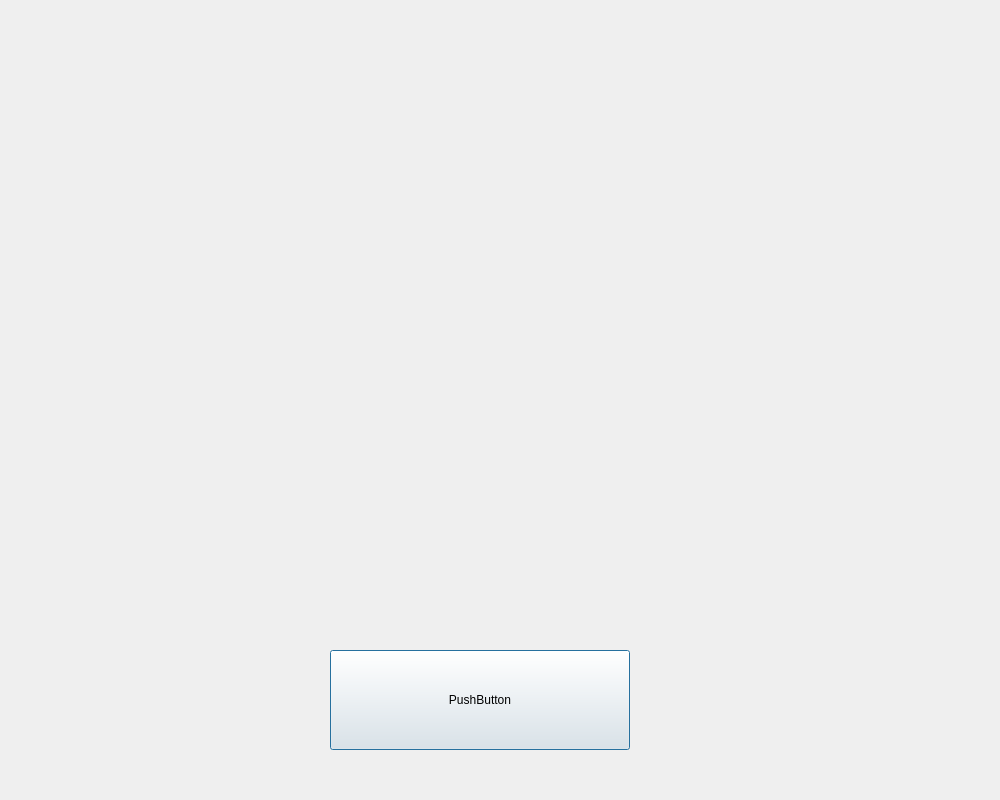
<?xml version="1.0" encoding="UTF-8"?>
<ui version="4.0">
 <class>Dialog</class>
 <widget class="QDialog" name="Dialog">
  <property name="geometry">
   <rect>
    <x>0</x>
    <y>0</y>
    <width>1000</width>
    <height>800</height>
   </rect>
  </property>
  <property name="windowTitle">
   <string>Dialog</string>
  </property>
  <widget class="QPushButton" name="pushButton">
   <property name="geometry">
    <rect>
     <x>330</x>
     <y>650</y>
     <width>300</width>
     <height>100</height>
    </rect>
   </property>
   <property name="text">
    <string>PushButton</string>
   </property>
  </widget>
 </widget>
 <resources/>
 <connections/>
</ui>
